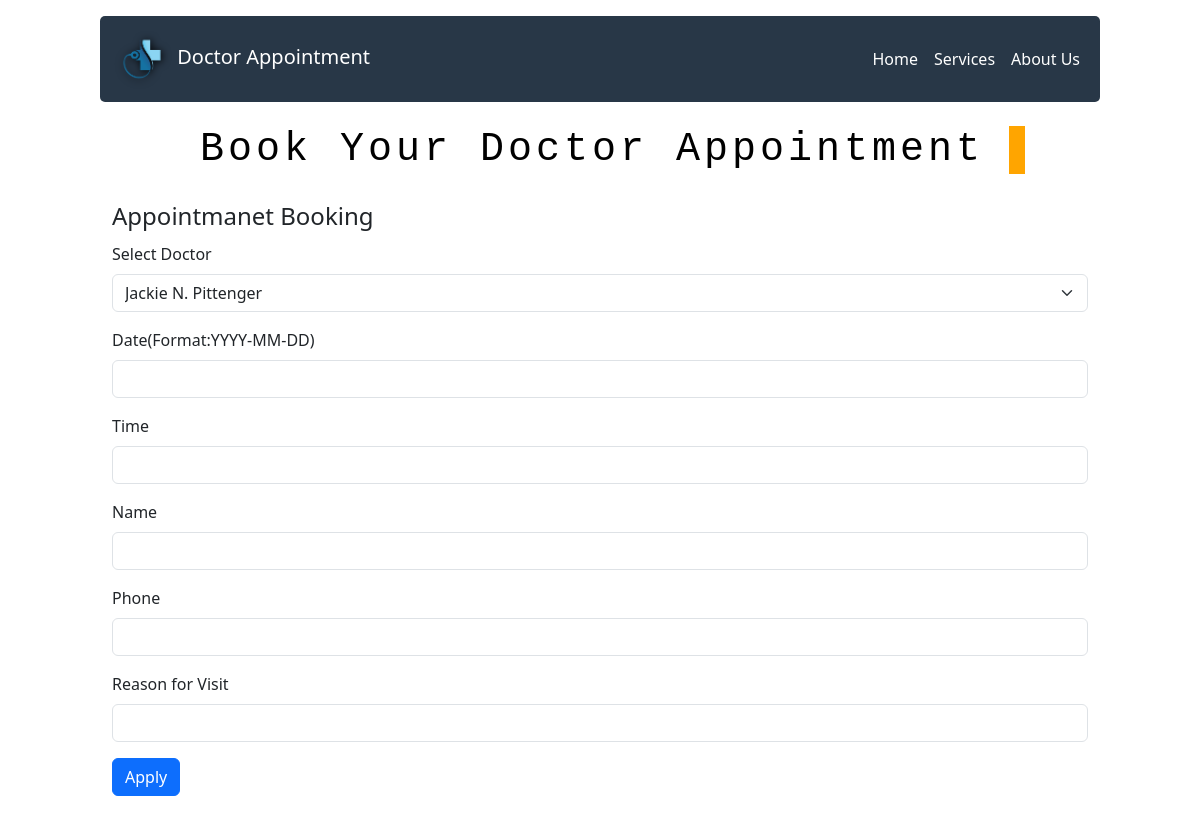
Before: / with the older database file.
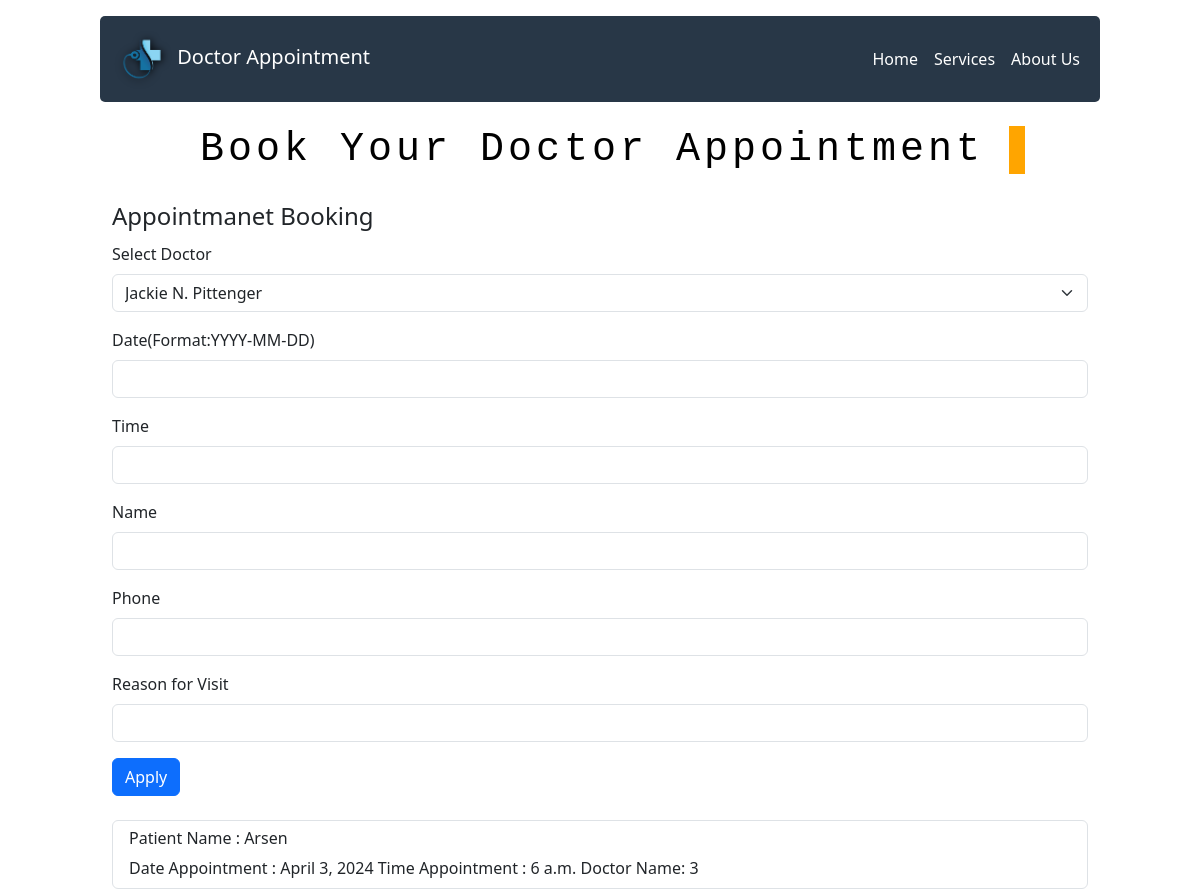
After: the same page with the newer database file.
### dbDoctors/models.py (models this page shows, shortened)
class Appoiment(models.Model):
    doctor_name = models.ManyToManyField(Doctors)
    date_appoiment = models.DateField()
    time_appoiment = models.TimeField()
    patient_name = models.CharField(max_length=80)
    patient_phone = models.CharField(max_length=15)
    reason_for_visit = models.TextField(max_length=400)

### dbDoctors/views.py (the view, shortened to what this page needs)
# urls.py: path('',views.main,name='main'),
def main(request):
    list_of_doctors = Doctors.objects.all().values('doctor_name')
    list_of_doctors = [item['doctor_name']for item in list_of_doctors]
    list_of_appoiment = Appoiment.objects.all().values('patient_name','date_appoiment','time_appoiment','doctor_name')
    print(list_of_appoiment)
    doctor_name=''
    date_appoiment=''
    time_appoiment=''
    name=''
    phone=''
    reason=''
    form = ''
    patient=''
    return render(request,'main.html',{'list_of_doctors':list_of_doctors,
                                                            'list_of_appoiment':list_of_appoiment})

### dbDoctors/templates/main.html (shortened to what this page needs)
{%extends "base.html"%}
    {%block content%}
    <div class="container nav-menu">
         <nav class="navbar navbar-expand-lg mt-3" style="width:1000px;">
        <div class="container-fluid">
            <a class="navbar-brand" href="#">
                <img src="/static/image/logo.png"  id = "logo" alt="" style="width:60px; text-shadow: 2px 2px red;">
                <span style="color:white;">Doctor Appointment</span>
            </a>
    <div class="collapse navbar-collapse" id="navbarNav">
      <ul class="navbar-nav">
        <li class="nav-item">
          <a class="nav-link" aria-current="page" href="#">Home</a>
        </li>
        <li class="nav-item">
          <a class="nav-link" href="#">Services</a>
        </li>
        <li class="nav-item">
          <a class="nav-link" href="#">About Us</a>
        </li>
      </ul>
    </div>
  </div>
</nav>
</div>
<div class="container typewriter mt-4">
    <h1>Book Your Doctor Appointment</h1>
</div>
    <div class="container mt-4" style="width:1000px">
    <form method = 'POST'>
        <fieldset>
        <legend>Appointmanet Booking</legend>
        <div class="mb-3">
          <label for="disabledSelect" class="form-label">Select Doctor</label>
          <select id="disabledSelect" class="form-select" name="doctor_name">
              {%for name_doctor in list_of_doctors%}
                <option>{{name_doctor}}</option>
              {%endfor%}
          </select>
        </div>
         <div class="mb-3">
            <label for="DateAppointment" class="form-label">Date(Format:YYYY-MM-DD)</label>
            <input type="input" class="form-control" id="DateAppointment" name="date">
         </div>
         <div class="mb-3">
            <label for="TimeAppointment" class="form-label">Time</label>
            <input type="input" class="form-control" id="TimeAppointment" name="time">
         </div>
         <div class="mb-3">
            <label for="NameAppointment" class="form-label">Name</label>
            <input type="input" class="form-control" id="NameAppointment" name="name">
         </div>
         <div class="mb-3">
            <label for="PhoneAppointment" class="form-label">Phone</label>
            <input type="input" class="form-control" id="PhoneAppointment" name="phone">
         </div>
         <div class="mb-3">
            <label for="ReasonAppointment" class="form-label">Reason for Visit</label>
            <input type="input" class="form-control" id="ReasonAppointment" name="reason">
         </div>
        <button type="submit" class="btn btn-primary">Apply</button>
      </fieldset>
    </form>
    </div>
    <div class="container mt-4" style="width:1000px">
      <ul class="list-group">
        {%for item in list_of_appoiment%}
            <li class="list-group-item">
                <span><h6>Patient Name : {{item.patient_name}}</h6></span>
                <span>Date Appointment : {{item.date_appoiment}}</span>
                <span>Time Appointment : {{item.time_appoiment}}</span>
                <span>Doctor Name: {{item.doctor_name}}</span>
            </li>
        {%endfor%}
    </ul>
    </div>
    {%endblock%}

### dbDoctors/templates/base.html (shortened to what this page needs)
<!DOCTYPE html>
<html lang="en">
<head>
    {%block css_file%}
        <link href="https://cdn.jsdelivr.net/npm/bootstrap@5.3.3/dist/css/bootstrap.min.css" rel="stylesheet">
        <link rel="stylesheet" href="/static/style.css">
    {%endblock%}
</head>
<body>
{%block content%}
{%endblock%}
</body>
</html>

### dbDoctors/static/style.css (style rules this page uses)
#logo { -webkit-filter: drop-shadow(5px 5px 5px #222); filter: drop-shadow(1px 1px 4px black) }
.nav-menu { display:flex; justify-content:center;; }
#navbarNav { display:flex; justify-content:right; }
.navbar { background-color:#283747; border-radius:5px; }
.nav-item a { color:white; }
.typewriter h1 { width:850px; color: black; font-family: Courier, monospace; text-align:center; overflow: hidden; border-right: .4em solid orange; white-space: nowrap; margin: 0 auto; letter-spacing: .1em; animation: typing 3.5s steps(35, end), blink-caret .6s step-end infinite; }

Changed rows visible on the page:
added Appoiment: patient_name "Arsen", date_appoiment "April 3, 2024", time_appoiment "6 a.m.", doctor_name "3"
